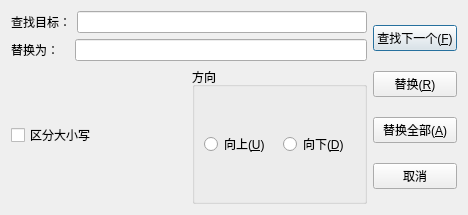
<?xml version="1.0" encoding="UTF-8"?>
<ui version="4.0">
 <class>ReplaceDialog</class>
 <widget class="QDialog" name="ReplaceDialog">
  <property name="geometry">
   <rect>
    <x>0</x>
    <y>0</y>
    <width>468</width>
    <height>215</height>
   </rect>
  </property>
  <property name="windowTitle">
   <string>Dialog</string>
  </property>
  <layout class="QHBoxLayout" name="horizontalLayout_5">
   <item>
    <layout class="QVBoxLayout" name="verticalLayout_2">
     <item>
      <layout class="QHBoxLayout" name="horizontalLayout_2">
       <item>
        <widget class="QLabel" name="label">
         <property name="text">
          <string>查找目标：</string>
         </property>
        </widget>
       </item>
       <item>
        <widget class="QLineEdit" name="FindText"/>
       </item>
      </layout>
     </item>
     <item>
      <layout class="QHBoxLayout" name="horizontalLayout_3">
       <item>
        <widget class="QLabel" name="label_2">
         <property name="text">
          <string>替换为：   </string>
         </property>
        </widget>
       </item>
       <item>
        <widget class="QLineEdit" name="targetText"/>
       </item>
      </layout>
     </item>
     <item>
      <layout class="QHBoxLayout" name="horizontalLayout_4">
       <item>
        <widget class="QCheckBox" name="cbCaseSensitive">
         <property name="text">
          <string>区分大小写</string>
         </property>
        </widget>
       </item>
       <item>
        <widget class="QGroupBox" name="groupBox">
         <property name="title">
          <string>方向</string>
         </property>
         <layout class="QHBoxLayout" name="horizontalLayout">
          <item>
           <widget class="QRadioButton" name="rbUp">
            <property name="text">
             <string>向上(&amp;U)</string>
            </property>
           </widget>
          </item>
          <item>
           <widget class="QRadioButton" name="rbDown">
            <property name="text">
             <string>向下(&amp;D)</string>
            </property>
           </widget>
          </item>
         </layout>
        </widget>
       </item>
      </layout>
     </item>
    </layout>
   </item>
   <item>
    <layout class="QVBoxLayout" name="verticalLayout">
     <item>
      <widget class="QPushButton" name="btFindNext">
       <property name="text">
        <string>查找下一个(&amp;F)</string>
       </property>
      </widget>
     </item>
     <item>
      <widget class="QPushButton" name="btReplace">
       <property name="text">
        <string>替换(&amp;R)</string>
       </property>
      </widget>
     </item>
     <item>
      <widget class="QPushButton" name="btReplaceAll">
       <property name="text">
        <string>替换全部(&amp;A)</string>
       </property>
      </widget>
     </item>
     <item>
      <widget class="QPushButton" name="btCancel">
       <property name="text">
        <string>取消</string>
       </property>
      </widget>
     </item>
    </layout>
   </item>
  </layout>
 </widget>
 <resources/>
 <connections/>
</ui>
